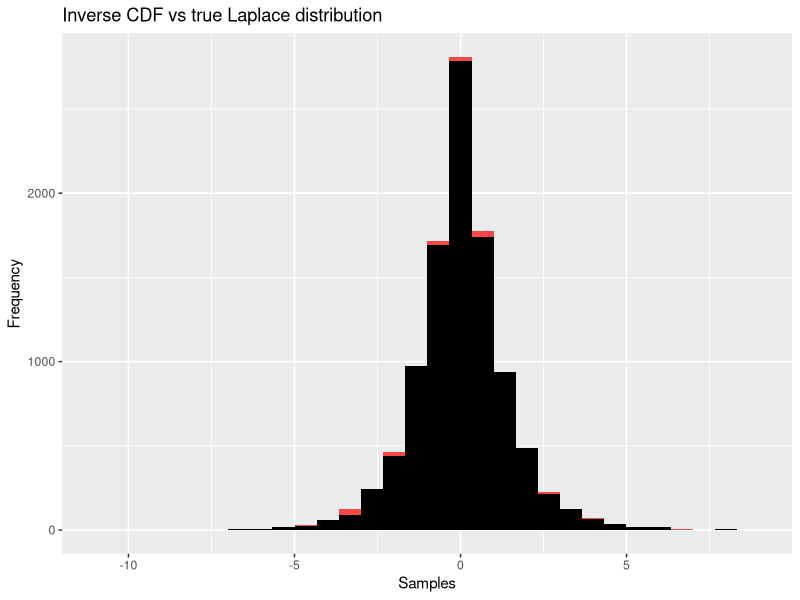
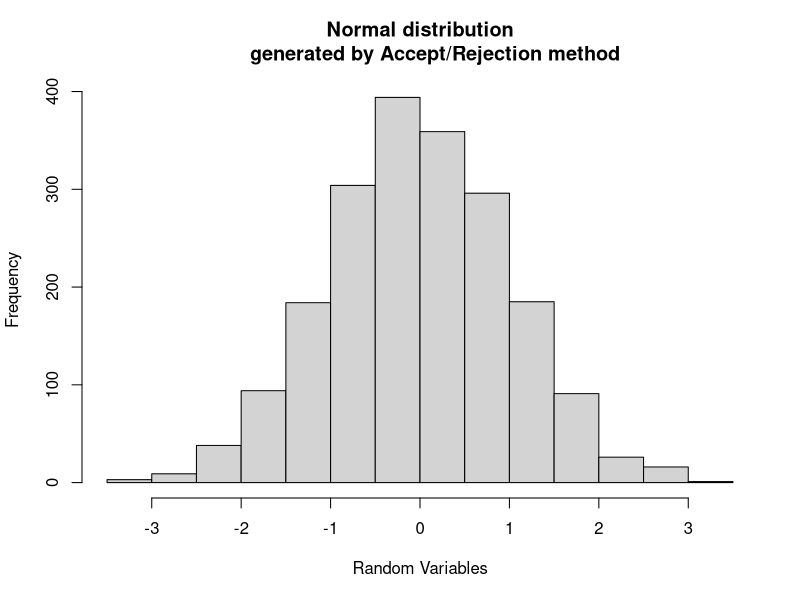
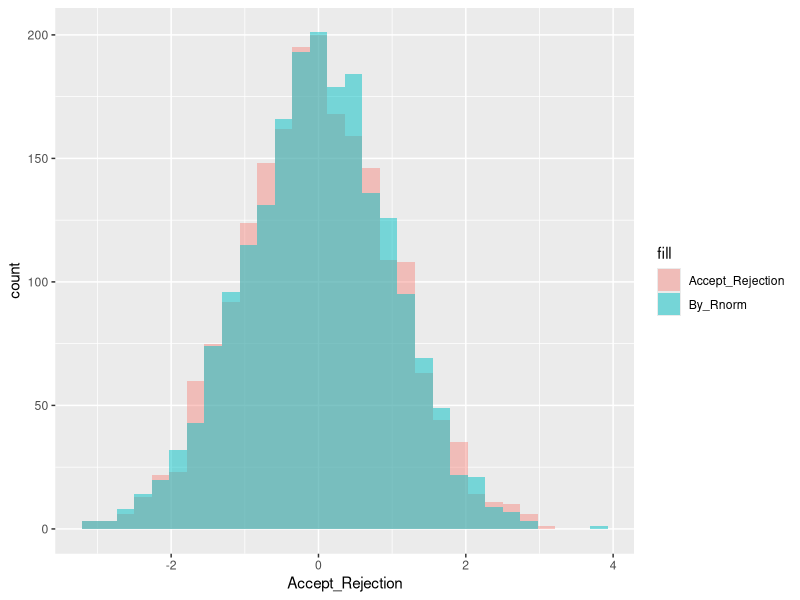

Write the R code that produced these figures, in order.
## ---- chunk 1
knitr::opts_chunk$set(
	echo = TRUE,
	eval=TRUE,
	message = FALSE,
	warning = FALSE,
	comment = NA
)

## ---- chunk 2
library(ggplot2)

set.seed(123456)
p <- data.frame(runif(10000,0,1))  #Generate probabilities between 0 and 1
colnames(p) <- "Uniform_num"

#Generate samples from inverse of CDF
c <- ifelse(p$Uniform_num<0.5, log(2*p$Uniform_num), -log(2-(2*p$Uniform_num)))

p$X <- c

#Estimating distribution of true laplace
p$Laplace <- rmutil::rlaplace(10000,0,1)

ggplot(p) + geom_histogram(aes(X),fill="red",alpha =0.7) +
    geom_histogram(aes(Laplace),fill="black") + xlab("Samples") +
    ylab("Frequency") + ggtitle("Inverse CDF vs true Laplace distribution")
## ---- chunk 3
accept_reject <- function(sam) {
    f_x <- c()
    cnt <- 1
    while(cnt<=sam){ 
        U <- runif(1,0,1) 
#generate a random variable from laplace distribution
        r_x <- ifelse(U<0.5, log(2*U), -log(2-(2*U))) 
        uni <- runif(1)
        frac <- exp(-(r_x^2)/2 + abs(r_x) - 0.5)  #value of f(X)/c(g(X))
    
        if(uni<=frac){
            f_x[cnt]<- r_x
            cnt <- cnt+1
        }
        total <<- total + 1
    }
    
return(f_x)
}

n = 2000
total <-0
values <- accept_reject(n)
normal_dist <- rnorm(2000,0,1)

compare_data <- cbind(values,normal_dist)
compare_data <- as.data.frame(compare_data)

colnames(compare_data) <- c("Accept_Rejection","By_Rnorm")

hist(compare_data$Accept_Rejection,main = "Normal distribution
     generated by Accept/Rejection method", xlab = "Random Variables") 
## ---- chunk 4
ggplot(compare_data) + geom_histogram(aes(Accept_Rejection,fill="Accept_Rejection"),alpha=0.4) + 
       geom_histogram(aes(By_Rnorm,fill ="By_Rnorm"), alpha =0.5)
## ---- chunk 5
rj_rt <- 1-(2000/total)
cat("The average rejection rate is :", rj_rt)
